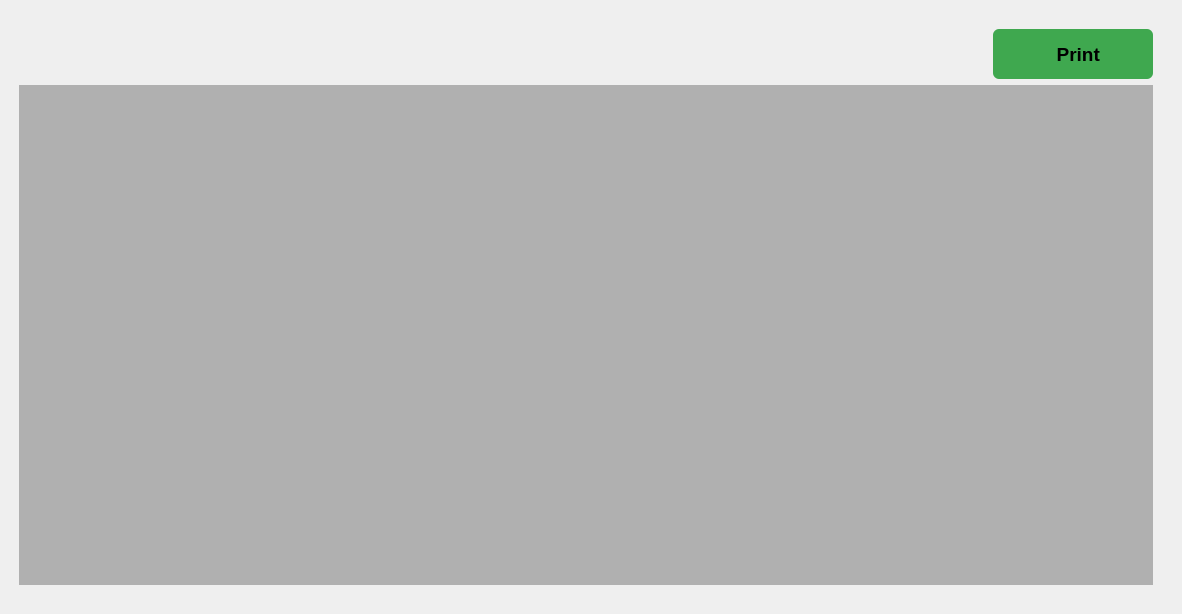
      <widget class="QWidget" name="page_3">
       <layout class="QVBoxLayout" name="verticalLayout">
        <property name="leftMargin">
         <number>10</number>
        </property>
        <property name="topMargin">
         <number>20</number>
        </property>
        <property name="rightMargin">
         <number>20</number>
        </property>
        <property name="bottomMargin">
         <number>20</number>
        </property>
        <item>
         <widget class="QWidget" name="widget_5" native="true">
          <layout class="QGridLayout" name="gridLayout_7">
           <item row="0" column="0">
            <spacer name="horizontalSpacer_6">
             <property name="orientation">
              <enum>Qt::Horizontal</enum>
             </property>
             <property name="sizeType">
              <enum>QSizePolicy::Fixed</enum>
             </property>
             <property name="sizeHint" stdset="0">
              <size>
               <width>968</width>
               <height>20</height>
              </size>
             </property>
            </spacer>
           </item>
           <item row="0" column="1">
            <widget class="QPushButton" name="cm_SaveImagen">
             <property name="minimumSize">
              <size>
               <width>160</width>
               <height>50</height>
              </size>
             </property>
             <property name="maximumSize">
              <size>
               <width>240</width>
               <height>75</height>
              </size>
             </property>
             <property name="font">
              <font>
               <pointsize>14</pointsize>
               <weight>75</weight>
               <bold>true</bold>
              </font>
             </property>
             <property name="styleSheet">
              <string notr="true">QPushButton
{ 
	background-color:rgb(63, 168, 79);
	border-radius: 6px;
	padding: 0 8px;
	selection-background-color: darkgray;
}
QPushButton:hover{
	background-color: rgb(57, 152, 71);
}
QPushButton:pressed{
	background-color: rgb(75, 198, 93);
}</string>
             </property>
             <property name="text">
              <string>  Print</string>
             </property>
             <property name="icon">
              <iconset resource="Resourse.qrc">
               <normaloff>:/ProgramIcon/Resourse/grafico.png</normaloff>:/ProgramIcon/Resourse/grafico.png</iconset>
             </property>
             <property name="iconSize">
              <size>
               <width>45</width>
               <height>45</height>
              </size>
             </property>
            </widget>
           </item>
           <item row="1" column="0" colspan="2">
            <widget class="QLabel" name="out_grafic">
             <property name="minimumSize">
              <size>
               <width>500</width>
               <height>500</height>
              </size>
             </property>
             <property name="styleSheet">
              <string notr="true">background-color: rgb(176, 176, 176);</string>
             </property>
             <property name="text">
              <string/>
             </property>
            </widget>
           </item>
          </layout>
         </widget>
        </item>
       </layout>
      </widget>
